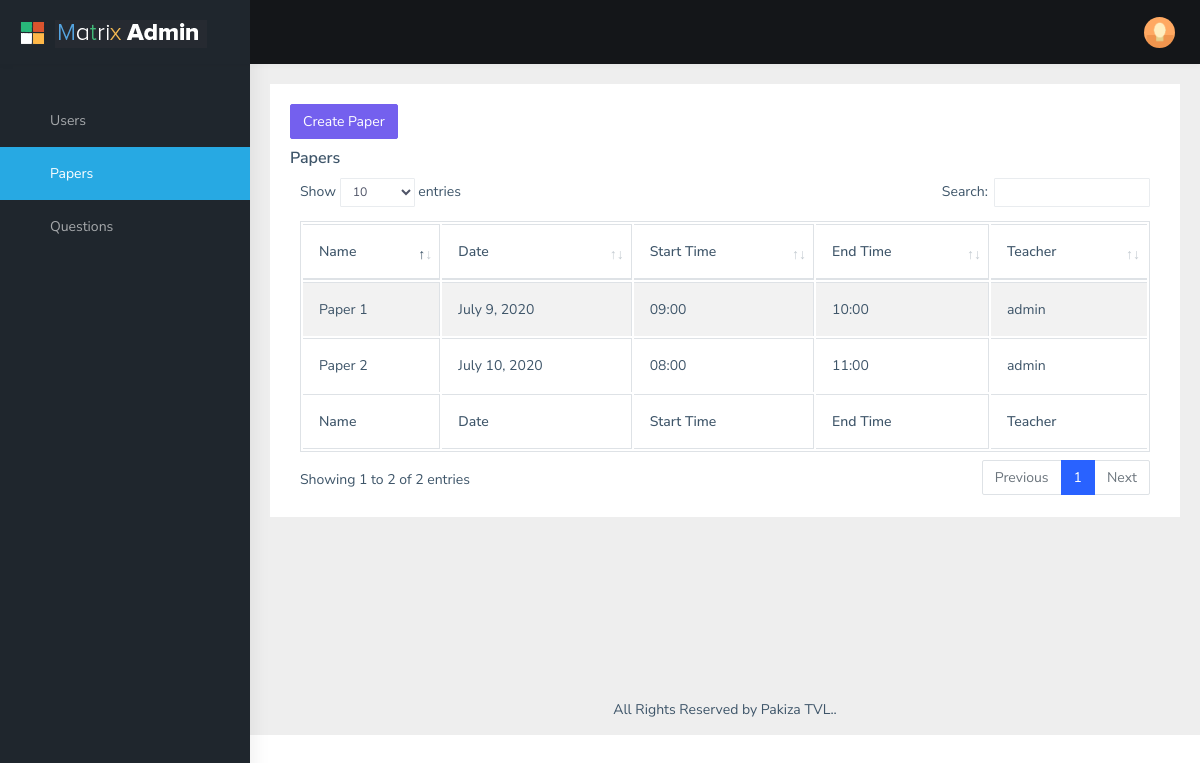
The app's page /papers (signed in), older data.
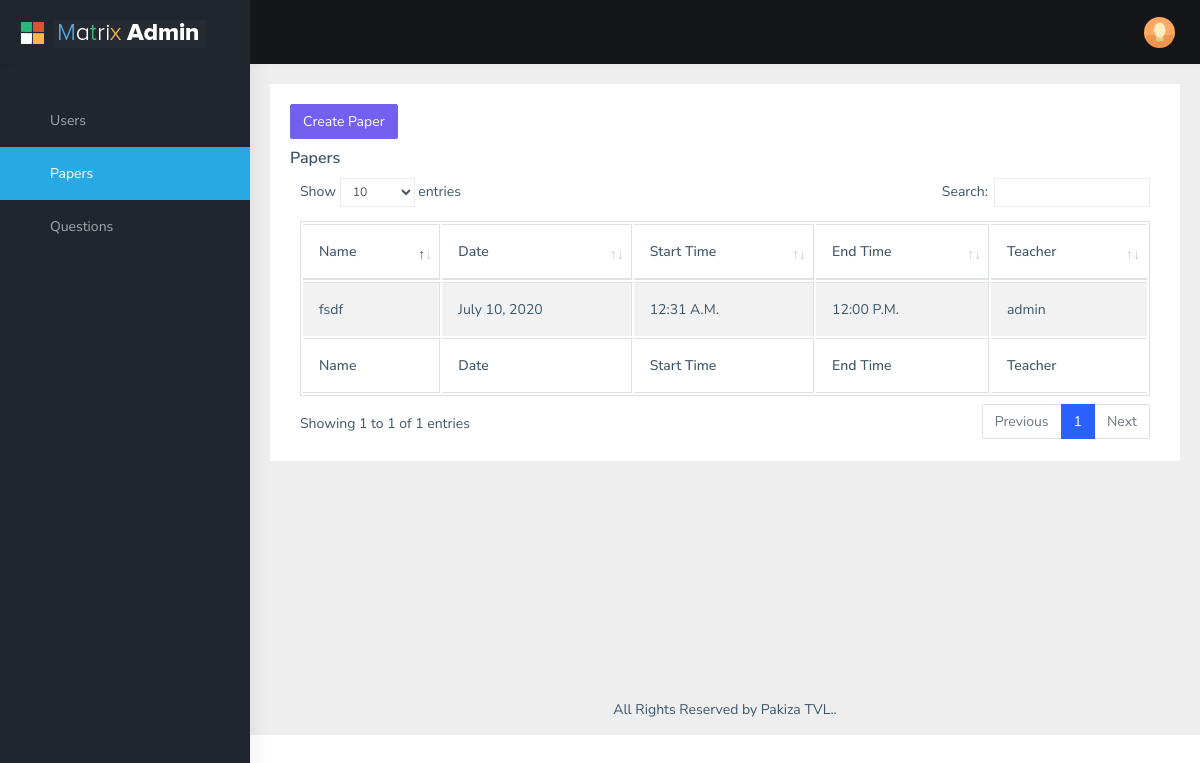
The same page, newer data.
### paper/models.py (models this page shows)
class Paper(models.Model):
    paper_id = models.BigAutoField(primary_key=True)
    paper_name = models.CharField(max_length=500, null=False, blank=False)
    date = models.DateField(null=False, blank=False)
    start_time = models.CharField(max_length=50, null=False, blank=False)
    end_time = models.CharField(max_length=50, null=False, blank=False)
    teacher = models.ForeignKey(Profile, on_delete=models.CASCADE)
    created_at = models.DateTimeField(auto_now_add=True)
    updated_at = models.DateTimeField(auto_now=True)

### paper/views.py (the view)
# urls.py: path('papers', views.papers, name='papers'),
def papers(request):
    user_role = get_user_role(request)
    papers = list(Paper.objects.all().values('teacher__user__username', 'paper_name', 'start_time', 'end_time', 'date'))
    print(papers)
    return render(request, 'papers_tables.html', {'papers': papers, 'user_role': user_role})

### paper/views.py (called while the page is built)
def get_user_role(request):
    user = request.session['user']
    profile = list(Profile.objects.filter(user__username=user).values())[0]
    return profile.get('role')

### templates/papers_tables.html (shortened to what this page needs)
{% extends "base.html" %}
{% load static %}
{% block content %}
<div class="container-fluid">
<div class="row">
<div class="col-12">
    <div class="card">
        <div class="card-body">
            {% if user_role == 'SuperUser' %}
            <a href="{% url 'createpaper' %}" style="margin-bottom:10px; color:white" class="btn btn-primary">Create Paper</a>
            {% endif %}
            <h5 class="card-title">Papers</h5>
            <div class="table-responsive">
                <table id="zero_config" class="table table-striped table-bordered">
                    <thead>
                        <tr>
                            <th>Name</th>
                            <th>Date</th>
                            <th>Start Time</th>
                            <th>End Time</th>
                            <th>Teacher</th>
                        </tr>
                    </thead>
                    <tbody>
                        {% for item in papers %}
                        <tr>
                            <td>{{item.paper_name}}</td>
                            <td>{{item.date}}</td>
                            <td>{{item.start_time}}</td>
                            <td>{{item.end_time}}</td>
                            <td>{{item.teacher__user__username}}</td>
                        </tr>
                        {% endfor %}
                    </tbody>
                    <tfoot>
                        <tr>
                            <th>Name</th>
                            <th>Date</th>
                            <th>Start Time</th>
                            <th>End Time</th>
                             <th>Teacher</th>
                        </tr>
                    </tfoot>
                </table>
            </div>
        </div>
    </div>
</div>
</div>
</div>
{% endblock %}

### templates/base.html (shortened to what this page needs)
{% load static %}
<!DOCTYPE html>
<html dir="ltr" lang="en">
<head>
    <link href="{% static 'assets/libs/flot/css/float-chart.css' %}" rel="stylesheet">
    <link rel="stylesheet" type="text/css" href="{% static 'assets/extra-libs/multicheck/multicheck.css' %}">
    <link href="{% static 'assets/libs/datatables.net-bs4/css/dataTables.bootstrap4.css' %}" rel="stylesheet">
    <link href="{% static 'dist/css/style.min.css' %}" rel="stylesheet">
</head>
<body>
    <div id="main-wrapper">
        <header class="topbar" data-navbarbg="skin5">
            <nav class="navbar top-navbar navbar-expand-md navbar-dark">
                <div class="navbar-header" data-logobg="skin5">
                    <a class="navbar-brand" href="index.html">
                        <b class="logo-icon p-l-10">
                            <img src="{% static 'assets/images/logo-icon.png' %}" alt="ONLINE" class="light-logo" />
                        </b>
                        <span class="logo-text">
                             <img src="{% static 'assets/images/logo-text.png' %}" alt="EXAM" class="light-logo" />
                        </span>
                    </a>
                </div>
                <div class="navbar-collapse collapse" id="navbarSupportedContent" data-navbarbg="skin5">
                    <ul class="navbar-nav float-left mr-auto">
                        <li class="nav-item d-none d-md-block"><a class="nav-link sidebartoggler waves-effect waves-light" href="javascript:void(0)" data-sidebartype="mini-sidebar"><i class="mdi mdi-menu font-24"></i></a></li>
                    </ul>
                    <ul class="navbar-nav float-right">
                        <li class="nav-item dropdown">
                            <a class="nav-link dropdown-toggle text-muted waves-effect waves-dark pro-pic" href="" data-toggle="dropdown" aria-haspopup="true" aria-expanded="false"><img src="{% static 'assets/images/users/1.jpg' %}" alt="user" class="rounded-circle" width="31"></a>
                        </li>
                    </ul>
                </div>
            </nav>
        </header>
        <aside class="left-sidebar" data-sidebarbg="skin5">
            <div class="scroll-sidebar">
                <nav class="sidebar-nav">
                    <ul id="sidebarnav" class="p-t-30">
                        {% if user_role == 'SuperUser' %}
                            <li class="sidebar-item"> <a class="sidebar-link waves-effect waves-dark sidebar-link" href="{% url 'users' %}" aria-expanded="false"><i class="mdi mdi-chart-bar"></i><span class="hide-menu">Users</span></a></li>
                        {% endif %}
                        <li class="sidebar-item"> <a class="sidebar-link waves-effect waves-dark sidebar-link" href="{% url 'papers' %}" aria-expanded="false"><i class="mdi mdi-chart-bar"></i><span class="hide-menu">Papers</span></a></li>
                        {% if user_role != 'Student' %}
                            <li class="sidebar-item"> <a class="sidebar-link waves-effect waves-dark sidebar-link" href="{% url 'questions' %}" aria-expanded="false"><i class="mdi mdi-chart-bar"></i><span class="hide-menu">Questions</span></a></li>
                        {% endif %}
                    </ul>
                </nav>
            </div>
        </aside>
        <div class="page-wrapper">
            {% block content %}
            {% endblock %}
            <footer class="footer text-center">
                All Rights Reserved by Pakiza TVL.</a>.
            </footer>
        </div>
    </div>
</body>
</html>

Row changes from the older to the newer data that the page shows:
removed Paper: paper_name "Paper 1", date "July 9, 2020", start_time "09:00", end_time "10:00", teacher__user__username "admin"
removed Paper: paper_name "Paper 2", date "July 10, 2020", start_time "08:00", end_time "11:00", teacher__user__username "admin"
added Paper: paper_name "fsdf", date "July 10, 2020", start_time "12:31 A.M.", end_time "12:00 P.M.", teacher__user__username "admin"
Text that changed along with them:
text written by a page script: "Show entries Search: Showing 1 to 2 of 2 entries Previous 1 Next" → "Show entries Search: Showing 1 to 1 of 1 entries Previous 1 Next"
